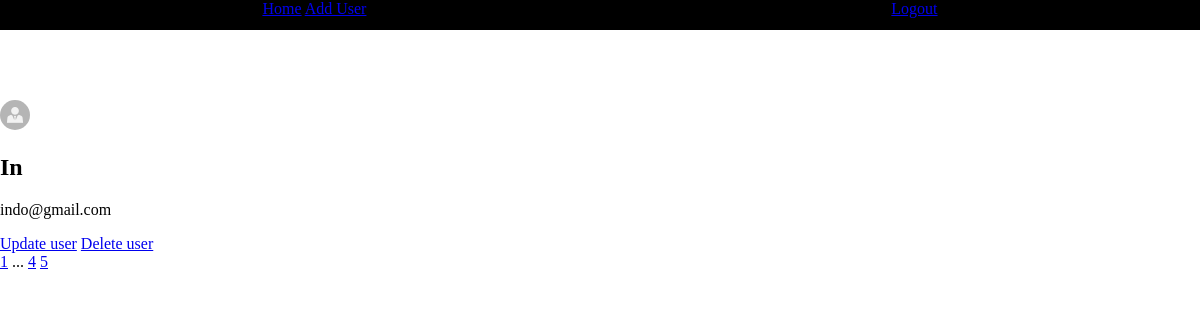
Before: /?page=5 (signed in) with the older database file.
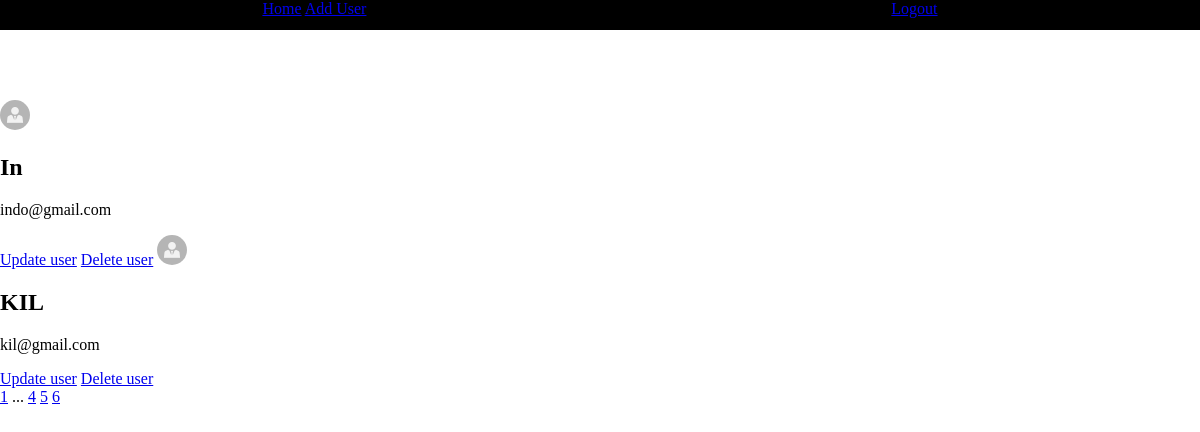
After: the same page with the newer database file.
### app.py (models this page shows, shortened)
class User(db.Model, UserMixin):
    id = db.Column(db.Integer, primary_key=True)
    username = db.Column(db.String(50), nullable=False, unique=True)
    email = db.Column(db.String(120), nullable=False, unique=True)
    password = db.Column(db.String(100), nullable=False)
    image_file = db.Column(db.String(100), nullable=False, default='default.jpg')

### app.py (the view)
@app.route("/")
def home():
    page = request.args.get('page', 1, type=int)
    users = User.query.paginate(page=page, per_page=2)
    return render_template('home.html', users=users)

### app.py (called while the page is built)
@login_manager.user_loader
def load_user(user_id):
    return User.query.get(int(user_id))  # Ensures user_id is an integer

### templates/home.html
{% extends 'layout.html' %}
{% block content %}
    <div class="the-home">
        {% for user in users.items %}
            <img src="{{ url_for('static', filename='profile_pics/'+ user.image_file) }}" class="pro_image">
            <h2>{{ user.username }}</h2>
            <p>{{ user.email }}</p>
            <a href="{{ url_for('update_user', user_id=user.id) }}">Update user</a>
            <a href="{{ url_for('delete_user', user_id=user.id) }}">Delete user</a>
        {% endfor %}
    </div>
    <div>
        {% for page_num in users.iter_pages(left_edge=1, right_edge=1, left_current=1, right_current=1) %}
            {% if page_num %}
                <a href="{{ url_for('home', page=page_num) }}">{{ page_num }}</a>
            {% else %}
                ...
            {% endif %}
        {% endfor %}
    </div>
{% endblock %}

Changed rows visible on the page:
added User: image_file (placeholder picture), username "KIL", email "kil@gmail.com"
Other visible differences:
new list line: "6"
